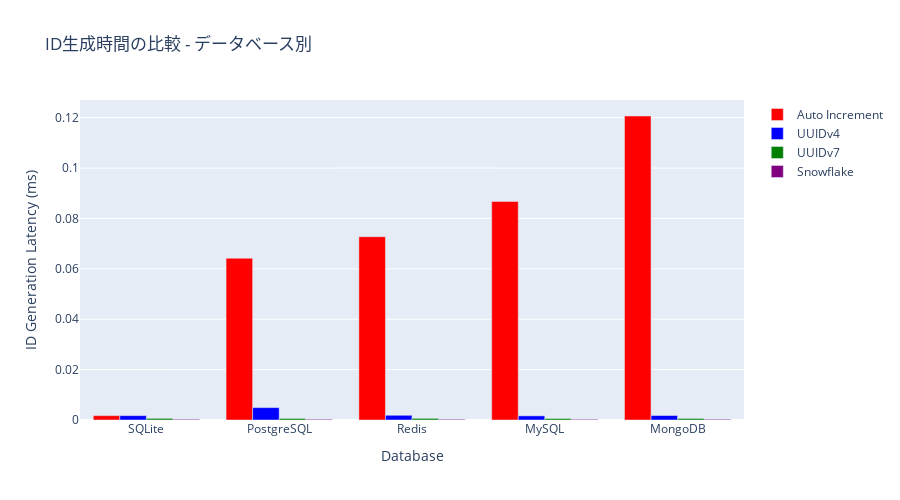

Notebook cell for this chart:
### Code cell
# Auto IncrementとUUIDv4の詳細比較
import plotly.graph_objects as go

fig = go.Figure()

# Auto Incrementのデータ
auto_inc_data = id_generation_latency_df[id_generation_latency_df['id_type'] == 'Auto Increment'].sort_values('latency_mean_ms')
fig.add_trace(go.Bar(
    name='Auto Increment',
    x=auto_inc_data['database'],
    y=auto_inc_data['latency_mean_ms'],
    marker_color='red'
))

# UUIDv4のデータ
uuid4_data = id_generation_latency_df[id_generation_latency_df['id_type'] == 'UUIDv4'].sort_values('latency_mean_ms')
fig.add_trace(go.Bar(
    name='UUIDv4',
    x=uuid4_data['database'],
    y=uuid4_data['latency_mean_ms'],
    marker_color='blue'
))

# UUIDv7のデータ
uuid7_data = id_generation_latency_df[id_generation_latency_df['id_type'] == 'UUIDv7'].sort_values('latency_mean_ms')
fig.add_trace(go.Bar(
    name='UUIDv7',
    x=uuid7_data['database'],
    y=uuid7_data['latency_mean_ms'],
    marker_color='green'
))

# Snowflakeのデータ
snowflake_data = id_generation_latency_df[id_generation_latency_df['id_type'] == 'Snowflake'].sort_values('latency_mean_ms')
fig.add_trace(go.Bar(
    name='Snowflake',
    x=snowflake_data['database'],
    y=snowflake_data['latency_mean_ms'],
    marker_color='purple'
))

fig.update_layout(
    title='ID生成時間の比較 - データベース別',
    xaxis_title='Database',
    yaxis_title='ID Generation Latency (ms)',
    barmode='group',
    height=500
)

fig.show()

### Figure 1 — Plotly figure (JSON) as saved in the notebook; plotly's stock layout.template omitted (floating-point values rounded to 4 significant figures)
{"data": [{"marker": {"color": "red"}, "name": "Auto Increment", "type": "bar", "x": ["SQLite", "PostgreSQL", "Redis", "MySQL", "MongoDB"], "y": [0.001728, 0.06421, 0.07273, 0.08676, 0.1207]}, {"marker": {"color": "blue"}, "name": "UUIDv4", "type": "bar", "x": ["MySQL", "SQLite", "MongoDB", "Redis", "PostgreSQL"], "y": [0.001648, 0.00173, 0.001782, 0.001878, 0.004917]}, {"marker": {"color": "green"}, "name": "UUIDv7", "type": "bar", "x": ["MySQL", "PostgreSQL", "MongoDB", "SQLite", "Redis"], "y": [0.00059, 0.000607, 0.0006125, 0.0006382, 0.0006518]}, {"marker": {"color": "purple"}, "name": "Snowflake", "type": "bar", "x": ["MySQL", "MongoDB", "SQLite", "Redis", "PostgreSQL"], "y": [0.0002751, 0.0002868, 0.0002885, 0.0002885, 0.0002914]}], "layout": {"barmode": "group", "height": 500, "title": {"text": "ID生成時間の比較 - データベース別"}, "xaxis": {"title": {"text": "Database"}}, "yaxis": {"title": {"text": "ID Generation Latency (ms)"}}}}
